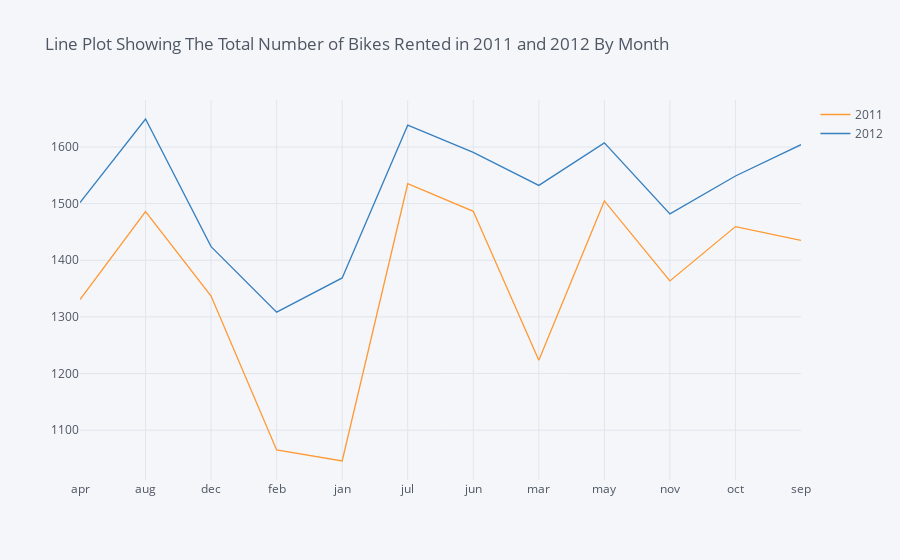

The notebook cell saved with this chart:
### Code cell
a.iplot(title='Line Plot Showing The Total Number of Bikes Rented in 2011 and 2012 By Month')

### Figure 1 — Plotly figure (JSON) as saved in the notebook; plotly's stock layout.template omitted (floating-point values rounded to 4 significant figures)
{"data": [{"line": {"color": "rgba(255, 153, 51, 1.0)", "dash": "solid", "shape": "linear", "width": 1.3}, "mode": "lines", "name": "2011", "text": "", "type": "scatter", "x": ["apr", "aug", "dec", "feb", "jan", "jul", "jun", "mar", "may", "nov", "oct", "sep"], "y": [1331.0, 1486.0, 1337.0, 1065.0, 1046.0, 1535.0, 1486.0, 1223.0, 1505.0, 1364.0, 1459.0, 1435.0]}, {"line": {"color": "rgba(55, 128, 191, 1.0)", "dash": "solid", "shape": "linear", "width": 1.3}, "mode": "lines", "name": "2012", "text": "", "type": "scatter", "x": ["apr", "aug", "dec", "feb", "jan", "jul", "jun", "mar", "may", "nov", "oct", "sep"], "y": [1502.0, 1649.0, 1424.0, 1308.0, 1369.0, 1639.0, 1591.0, 1532.0, 1607.0, 1482.0, 1549.0, 1604.0]}], "layout": {"autosize": true, "legend": {"bgcolor": "#F5F6F9", "font": {"color": "#4D5663"}}, "paper_bgcolor": "#F5F6F9", "plot_bgcolor": "#F5F6F9", "title": {"font": {"color": "#4D5663"}, "text": "Line Plot Showing The Total Number of Bikes Rented in 2011 and 2012 By Month"}, "xaxis": {"autorange": true, "gridcolor": "#E1E5ED", "range": [0, 11], "showgrid": true, "tickfont": {"color": "#4D5663"}, "title": {"font": {"color": "#4D5663"}, "text": ""}, "type": "category", "zerolinecolor": "#E1E5ED"}, "yaxis": {"autorange": true, "gridcolor": "#E1E5ED", "range": [1012.0, 1683.0], "showgrid": true, "tickfont": {"color": "#4D5663"}, "title": {"font": {"color": "#4D5663"}, "text": ""}, "type": "linear", "zerolinecolor": "#E1E5ED"}}}
